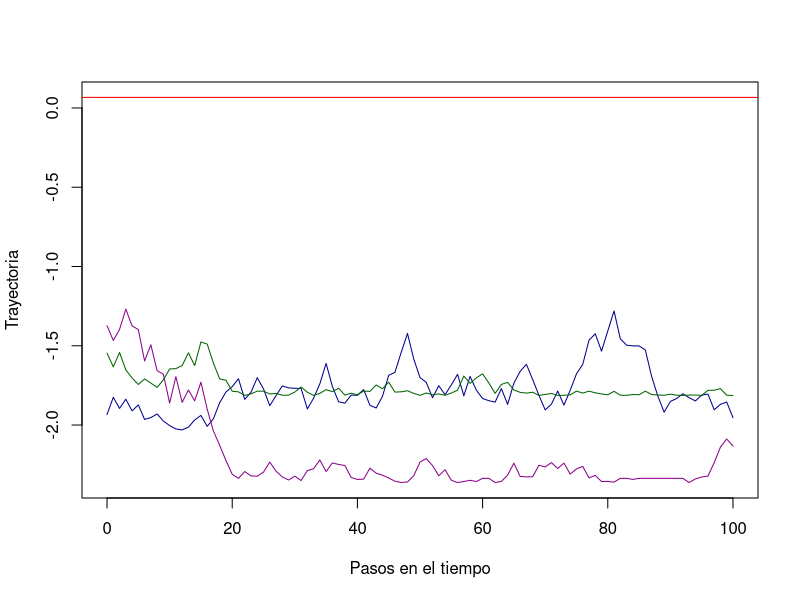

Write the R code that produced this figure.
# Practica 7: reto 2
# reccido simulado
g <- function(x, y) { 
    return((((x + 0.5)^4 - 30 * x^2 - 20 * x + (y + 0.5)^4 - 30 * y^2 - 20 * y)/100) )
}

low <- -4
high <- 3.5
tmax <- 100
step <- 0.25
temp <- c(10,100,1000)
eps <- 0.99
resultados <- data.frame()

for (t in temp) {
    print(t)
    x <- runif(1, low, high)
    y <- runif(1, low, high)
    
    bestpos <- c(x, y)
    bestval <- -g(x, y)
    trayectoria <- c(-bestval)
    for (tiempo in 1:tmax) {
        d <- runif(1, -step, step)
        if (x + d > high) {
            x <- high
            vecino = c(x, y)
        }
        else if (x + d < low) {
            x <- low
            vecino = c(x , y)
        }
        else
            vecino = c(x + d, y)
        delta <- -g(vecino[1], vecino[2]) - bestval 
        if (delta > 0) { 
            bestpos <- vecino
            bestval <- -g(vecino[1], vecino[2])
        }
        else if(delta < 0) {
            if(runif(1) < exp(delta/t)) {
                t <- t*eps
                bestpos <- vecino
                bestval <- -g(vecino[1], vecino[2])
            }
        }
        x <- bestpos[1]
        y <- bestpos[2]
        trayectoria <- c(trayectoria, -bestval)
    }
    resultados <- rbind(resultados, trayectoria)
}

maxi <- max(resultados)
mini <- min(resultados)
real <- 0.0666822
png("p7_reto2.png")
plot(0:tmax, resultados[1, ], col="darkblue", type = "l", xlab="Pasos en el tiempo", ylab="Trayectoria", ylim=c(mini, max(real, maxi)))
lines(0:tmax, resultados[2, ], col="darkmagenta")
lines(0:tmax, resultados[3, ], col="darkgreen")
abline(h=real, col="red")
graphics.off()
